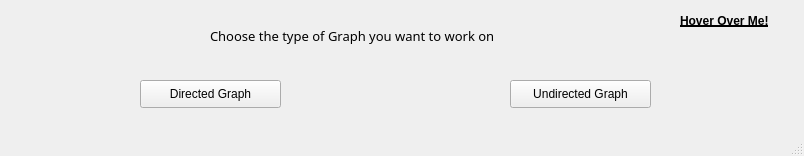
<?xml version="1.0" encoding="UTF-8"?>
<ui version="4.0">
 <class>MainWindow</class>
 <widget class="QMainWindow" name="MainWindow">
  <property name="geometry">
   <rect>
    <x>0</x>
    <y>0</y>
    <width>804</width>
    <height>156</height>
   </rect>
  </property>
  <property name="sizePolicy">
   <sizepolicy hsizetype="Fixed" vsizetype="Fixed">
    <horstretch>0</horstretch>
    <verstretch>0</verstretch>
   </sizepolicy>
  </property>
  <property name="windowTitle">
   <string>AI Search Project</string>
  </property>
  <widget class="QWidget" name="centralwidget">
   <widget class="QPushButton" name="dirPushBut">
    <property name="geometry">
     <rect>
      <x>140</x>
      <y>80</y>
      <width>141</width>
      <height>28</height>
     </rect>
    </property>
    <property name="text">
     <string>Directed Graph</string>
    </property>
   </widget>
   <widget class="QPushButton" name="undirPushBut">
    <property name="geometry">
     <rect>
      <x>510</x>
      <y>80</y>
      <width>141</width>
      <height>28</height>
     </rect>
    </property>
    <property name="text">
     <string>Undirected Graph</string>
    </property>
   </widget>
   <widget class="QLabel" name="label">
    <property name="geometry">
     <rect>
      <x>210</x>
      <y>20</y>
      <width>451</width>
      <height>31</height>
     </rect>
    </property>
    <property name="font">
     <font>
      <family>MV Boli</family>
      <pointsize>10</pointsize>
      <weight>50</weight>
      <italic>false</italic>
      <bold>false</bold>
      <underline>false</underline>
     </font>
    </property>
    <property name="text">
     <string>Choose the type of Graph you want to work on</string>
    </property>
   </widget>
   <widget class="QLabel" name="label_2">
    <property name="geometry">
     <rect>
      <x>680</x>
      <y>10</y>
      <width>101</width>
      <height>21</height>
     </rect>
    </property>
    <property name="font">
     <font>
      <weight>75</weight>
      <italic>false</italic>
      <bold>true</bold>
      <underline>true</underline>
     </font>
    </property>
    <property name="toolTip">
     <string>&lt;html&gt;&lt;head/&gt;&lt;body&gt;&lt;p&gt;&lt;span style=&quot; font-size:11pt; font-weight:600;&quot;&gt;Anthony Amgad Fayek : 19P9880&lt;/span&gt;&lt;/p&gt;&lt;p&gt;&lt;span style=&quot; font-size:11pt; font-weight:600;&quot;&gt;Youssef George Fouad : 19P9824&lt;/span&gt;&lt;/p&gt;&lt;p&gt;&lt;span style=&quot; font-size:11pt; font-weight:600;&quot;&gt;Mostafa Nasrat Metwally : 19P4619&lt;/span&gt;&lt;/p&gt;&lt;p&gt;&lt;span style=&quot; font-size:11pt; font-weight:600;&quot;&gt;Kerollos Wageeh Youssef : 19P3468&lt;/span&gt;&lt;/p&gt;&lt;/body&gt;&lt;/html&gt;</string>
    </property>
    <property name="text">
     <string>Hover Over Me!</string>
    </property>
   </widget>
  </widget>
  <widget class="QStatusBar" name="statusbar">
   <property name="font">
    <font>
     <pointsize>8</pointsize>
    </font>
   </property>
  </widget>
 </widget>
 <resources/>
 <connections/>
</ui>
